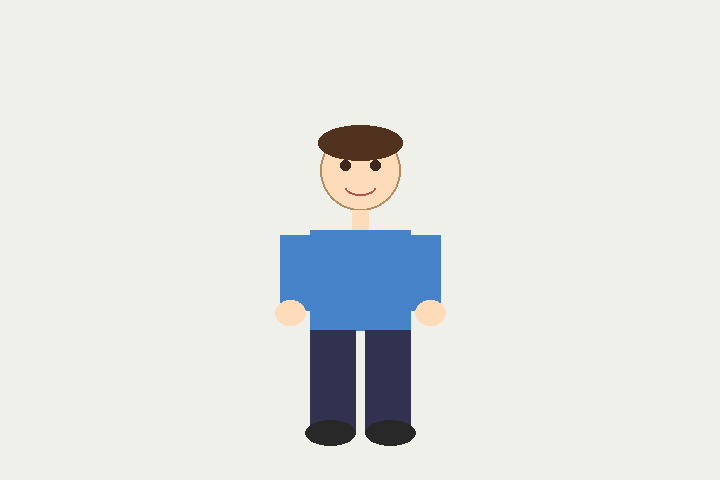
#> input picture results/pipeline_frame_000.png, 720 x 480 px; its folder holds 4 pictures in this run
$ python gen_pipeline_comparison_viz.py
#> lines starting #> are read from the running program, lines starting #| are printed output that depends on the picture
"""Generate visualization comparing old vs new prompt pipeline results (obj-008)."""
import matplotlib
matplotlib.use('Agg')
import matplotlib.pyplot as plt
from PIL import Image
import os

fig, axes = plt.subplots(2, 5, figsize=(20, 8))
fig.suptitle("Pipeline Prompt Upgrade Validation — CogVideoX-5B on RTX 3060\n"
             "Old (basic) vs New (action-style) forward+reset pipeline",
             fontsize=14, fontweight='bold', y=0.98)

# Old pipeline frames (from obj-006)
old_frames = [0, 24, 48, 72, 96]
old_labels = ["F0 (start)", "F24 (mid-fwd)", "F48 (end-fwd)", "F72 (mid-rst)", "F96 (end)"]
for col, (fi, label) in enumerate(zip(old_frames, old_labels)):
    ax = axes[0][col]
    fpath = f"results/pipeline_frame_{fi:03d}.png"
    if os.path.exists(fpath):
        ax.imshow(Image.open(fpath))
    else:
        ax.text(0.5, 0.5, "missing", ha='center', va='center', transform=ax.transAxes)
    ax.set_xticks([]); ax.set_yticks([])
    if col == 0:
        ax.set_ylabel("Old prompt\n(basic)", fontsize=12, fontweight='bold', color='red')
    ax.set_title(label, fontsize=10)

# New pipeline frames
new_frames = [0, 24, 32, 48, 96]
#> new_frames = [0, 24, 32, 48, 96]
new_labels = ["F0 (start)", "F24 (wave)", "F32 (gesture)", "F48 (end-fwd)", "F96 (end)"]
for col, (fi, label) in enumerate(zip(new_frames, new_labels)):
    ax = axes[1][col]
    fpath = f"results/new_prompt_f{fi:03d}.png"
#> fpath = 'results/new_prompt_f000.png'
    if os.path.exists(fpath):
        ax.imshow(Image.open(fpath))
    else:
        ax.text(0.5, 0.5, "missing", ha='center', va='center', transform=ax.transAxes)
    ax.set_xticks([]); ax.set_yticks([])
    if col == 0:
        ax.set_ylabel("New prompt\n(action-style)", fontsize=12, fontweight='bold', color='green')
    ax.set_title(label, fontsize=10)

# Annotations
fig.text(0.92, 0.72, "Facial only\nNo arm motion", fontsize=11, color='red',
         fontweight='bold', va='center')
fig.text(0.92, 0.28, "Arms raised!\nFull-body gesture", fontsize=11, color='green',
         fontweight='bold', va='center')

plt.tight_layout(rect=[0, 0.02, 0.90, 0.94])
plt.savefig('results/pipeline_prompt_upgrade.png', dpi=150, bbox_inches='tight')
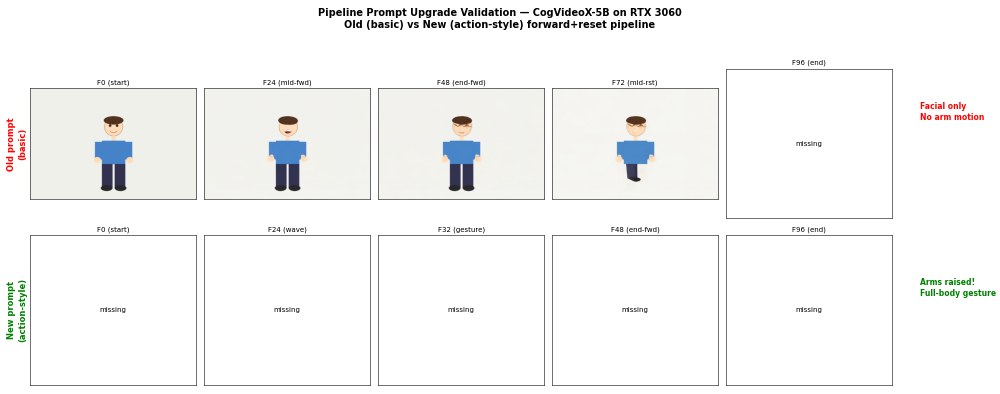
#> figure drawn by matplotlib, 4 panels
print("Saved results/pipeline_prompt_upgrade.png")
